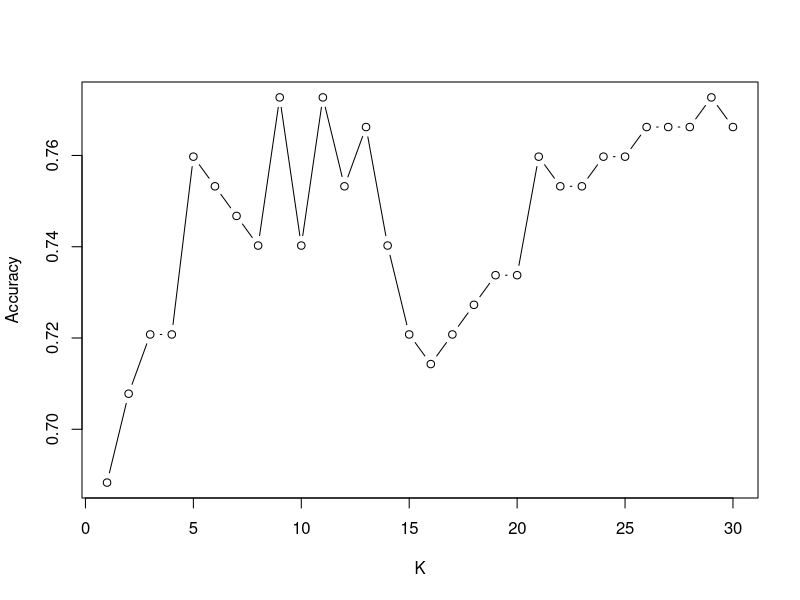
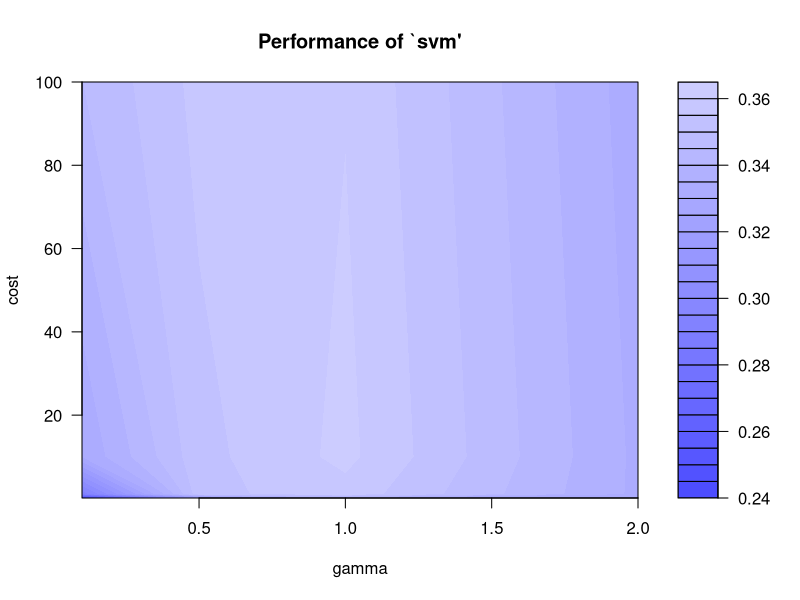

Here is the R script that generated these plots, in order:
library(dplyr)
library(mlbench)
library(class)
library(e1071)
data("PimaIndiansDiabetes",package="mlbench")

#1 getting familiar with dataset by inspecting statistic and structure of dataset
dim(PimaIndiansDiabetes)
summary(PimaIndiansDiabetes)
str(PimaIndiansDiabetes)

#convert test outcome to binary variable & select predictors and Y for classification
pid <- PimaIndiansDiabetes[complete.cases(PimaIndiansDiabetes),]#removing missing values
dim(pid)
pid[,1:8] <- sapply(pid[,1:8], as.numeric)
pid <-pid%>%mutate(y=factor(ifelse(diabetes=="pos", 1,0)))%>% select(pregnant:age, y)
str(pid)

#2 split data into training and test set
set.seed(100)
training.idx <- sample(1: nrow(pid), size=nrow(pid)*0.8)
train.data <-pid[training.idx, ]
test.data <- pid[-training.idx, ]

#3 Apply logistic regression, KNN and SVM for classification
#logistic regression
mlogit <- glm(y ~., data = train.data, family = "binomial")
summary(mlogit)
#Significant predictors are: pregnant, glucose, pressure, mass, pedigree
Pred.p <-predict(mlogit, newdata =test.data, type = "response")
#letting threshold be 0.5
y_pred_num <-ifelse(Pred.p > 0.5, 1, 0)
y_pred <-factor(y_pred_num, levels=c(0, 1))
#Accuracy of the classification
mean(y_pred ==test.data$y )
#mean is 0.7597403
tab <-table(y_pred,actual = test.data$y)
tab
# Accuracy is (87+30)/(87+30+11+26) = 76.0%
# 26 cases of false negative, 11 cases of false positive
# False negative rate is 26/56 = 46.4%, false positive rate is 11/98 = 11.2%
# Misclassification rate is (26+11)/(87+30+26+11) = 24.0%

#KNN
nor <-function(x) { (x -min(x))/(max(x)-min(x)) }
pid[,1:8] <- sapply(pid[,1:8], nor)
str(pid)
#normalise dataset
set.seed(100)
training.idx <- sample(1: nrow(pid), size=nrow(pid)*0.8)
train.data  <-pid[training.idx, ]
test.data <- pid[-training.idx, ]
#try different k to find the best classifier
ac<-rep(0, 30)
for(i in 1:30){
  set.seed(101)
  knn.i<-knn(train.data[,1:8], test.data[,1:8], cl=train.data$y, k=i)
  ac[i]<-mean(knn.i ==test.data$y)
  cat("k=", i, " accuracy=", ac[i], "\n")
}
#Accuracy plot
plot(ac, type="b", xlab="K",ylab="Accuracy")
#best k value is 9,11,29, with highest accuracy. best k value gives accuracy = 77.3%
set.seed(101)
knn9<-knn(train.data[,1:8], test.data[,1:8], cl=train.data$y, k=9)
mean(knn9 ==test.data$y) 
table(pred_knn9 =knn9,actual=test.data$y)
# Accuracy is (90+29)/(90+29+8+27) = 77.3%
# 27 cases of false negative, 8 cases of false positive
# False negative rate is 27/56 = 48.2%, false positive rate is 8/98 = 8.2%
# Misclassification rate is (27+8)/(90+29+27+8) = 22.7%

set.seed(101)
knn11<-knn(train.data[,1:8], test.data[,1:8], cl=train.data$y, k=11)
mean(knn11 ==test.data$y) 
# 0.7727273

set.seed(101)
knn29<-knn(train.data[,1:8], test.data[,1:8], cl=train.data$y, k=29)
mean(knn29 ==test.data$y) 
# 0.7727273

#SVM
#linear kernel function
m.svm<-svm(y~., data = train.data, kernel = "linear")
summary(m.svm)
#
#predict newdata in test set
pred.svm <- predict(m.svm, newdata=test.data[,1:8])
#evaluate classification performance and check accuracy
table(pred.svm, test.data$y)
mean(pred.svm ==test.data$y)
#0.7597403
# With linear kernel, accuracy of classification is 76.0%, 24 false negative, 13 false positive
# False negative rate = 24/56 = 42.9%, False positive rate = 13/98 = 13.3%
# Misclassification rate = (24+13)/(85+24+13+32) = 24.0%

#non-linear kernel function
set.seed(123)
m.svm.tune<-tune.svm(y~., data=train.data, kernel="sigmoid", cost=10^(-1:2), gamma=c(.1,.5,1,2))
summary(m.svm.tune)
plot(m.svm.tune)
#predictions using best parameters: gamma = 0.1, cost = 0.1
#confusion matrix and accuracy
best.svm = m.svm.tune$best.model
pred.svm.tune = predict(best.svm, newdata=test.data[,1:8])
table(pred.svm.tune, test.data$y)
mean(pred.svm.tune ==test.data$y)
#0.7857143
#sigmoid kernel function give accuracy of 78.6%, 25 false negative, 8 false positive
#false negative rate = 25/56 = 44.6%, false positive rate = 8/98 = 8.2%
#Misclassification rate = (25+8)/(90+25+8+31) = 21.4%

#4
#Classification of accuracy sigmoid kernel of svm (best choice, accuracy = 78.6%) is highest.
#Followed by classification of accuracy for KNN (best k = 9,11,29) is (77.3%).
#logistic regression (76.0%) and linear kernel svm (76.0%) have similar accuracy.
#KNN and sigmoid of svm generates least false positive rate
#sigmoid of svm has least missclassification rate
#linear kernels svm has the highest false positive rate.
#All methods generates similar false negative rates,with linear kernel svm having least false negative rate (42.9%),
#and knn has highest false negative rate (48.2%).
#logistic regression has the highest miss classification rate (24%), followed by linear kernel of svm(24%), KNN(22.7%) and sigmoid kernel of svm(21.4%)

#However, using the definition provided by Prof Xiang
# Miss classification rate = False positive rate + False negative rate
# missclassification rate is 57.6% for logistic regression, 54.8% for KNN classification(k=9,11,29),
# 56.2% for linear kernel of svm, and 52.8% for sigmoid kernel of svm.
# we see that the highest is logistic regression and lowest is sigmoid kernel of svm.